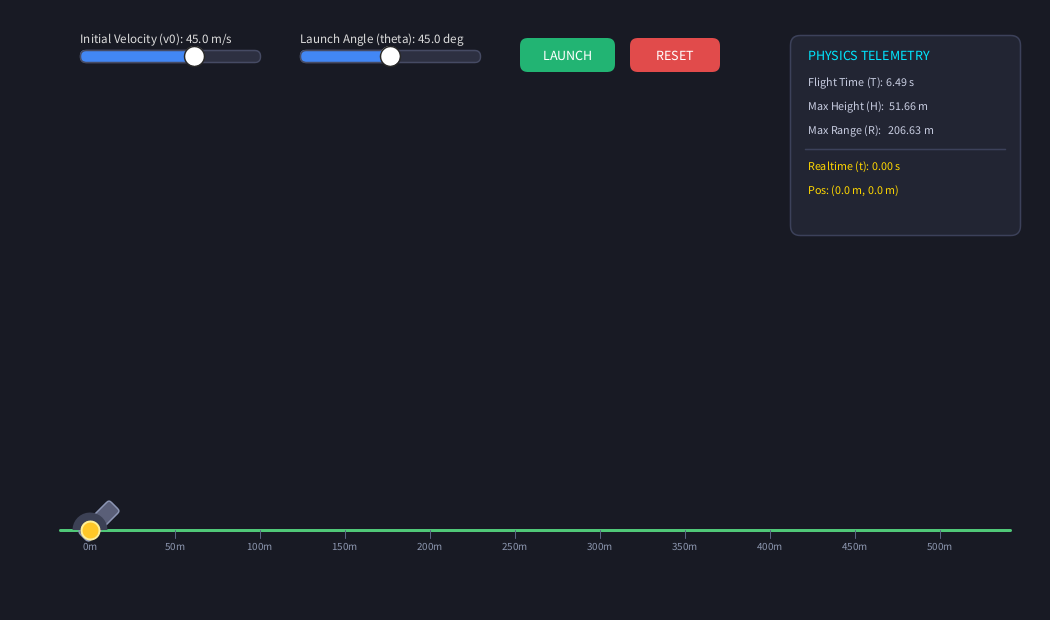
Frame 1 (no input)
Frame 60 (the mouse pressed at the canvas centre just before this capture): identical to frame 1, image omitted
Frame 120 (the mouse held since frame 60 and released just before this capture): identical to frame 1, image omitted

The Processing sketch that drew this single still picture (run headless with seeded random() and noise(); from frame 60 on, the mouse is pressed at the canvas centre):

// Processing sketch: sketch_691012b
// ── sketch_691012b.pde
// ==============================================================================
// Project: Projectile Motion Simulator (Physics Interactive Animation)
// Mode: Processing (Java Mode)
// ==============================================================================

// --- ค่าคงที่และตัวแปรหลักทางฟิสิกส์ ---
float g = 9.8;           // ค่าความเร่งโน้มถ่วง (m/s^2)
float initial_velocity = 45.0; // ความเร็วต้น v0 (m/s)
float launch_angle = 45.0;     // มุมยิง theta (องศา)
float t = 0.0;                 // เวลาปัจจุบัน (s)
float dt = 0.035;              // delta t สำหรับการอัปเดตแต่ละเฟรม

float current_x = 0.0;
float current_y = 0.0;
boolean is_animating = false;
boolean is_finished = false;

// --- ผลลัพธ์การคำนวณ (Outputs) ---
float max_height = 0.0;
float max_range = 0.0;
float total_time = 0.0;

// --- รายการเก็บพิกัดสำหรับวาด Trajectory Line ---
ArrayList<Float> x_points = new ArrayList<Float>();
ArrayList<Float> y_points = new ArrayList<Float>();

// --- สเกลและพิกัดการแสดงผลบน Canvas ---
float origin_x = 90;
float origin_y = 530;
float scale_m = 1.7; // 1 เมตร = 1.7 พิกเซล

// --- ประกาศตัวแปร UI Controls ---
Slider slider_v;
Slider slider_angle;
Button btn_start;
Button btn_reset;


// --- คลาสจำลอง UI Controls (Slider & Button) ---
class Slider {
  float x, y, w, h;
  float min_v, max_v, val;
  String label, unit;
  boolean is_dragging = false;

  Slider(float x, float y, float w, float h, float min_v, float max_v, float default_v, String label, String unit) {
    this.x = x;
    this.y = y;
    this.w = w;
    this.h = h;
    this.min_v = min_v;
    this.max_v = max_v;
    this.val = default_v;
    this.label = label;
    this.unit = unit;
  }

  void display() {
    // แถบพื้นหลัง
    fill(45, 48, 65);
    stroke(70, 75, 100);
    strokeWeight(1.5);
    rect(x, y, w, h, 6);

    // แถบความคืบหน้า
    float fill_w = map(val, min_v, max_v, 0, w);
    fill(66, 135, 245);
    rect(x, y, fill_w, h, 6);

    // ปุ่มเลื่อน (Knob)
    fill(255);
    stroke(40);
    ellipse(x + fill_w, y + h / 2.0, h + 8, h + 8);

    // ข้อความระบุค่า
    fill(220);
    textAlign(LEFT, CENTER);
    textSize(13);
    text(label + ": " + nf(val, 0, 1) + " " + unit, x, y - 12);
  }

  boolean is_hover() {
    return (mouseX >= x - 10 && mouseX <= x + w + 10 &&
            mouseY >= y - 10 && mouseY <= y + h + 10);
  }

  float update() {
    if (is_dragging) {
      float ratio = constrain((mouseX - x) / w, 0.0, 1.0);
      val = min_v + ratio * (max_v - min_v);
    }
    return val;
  }
}


class Button {
  float x, y, w, h;
  String label;
  color bg_color;

  Button(float x, float y, float w, float h, String label, color bg_color) {
    this.x = x;
    this.y = y;
    this.w = w;
    this.h = h;
    this.label = label;
    this.bg_color = bg_color;
  }

  void display() {
    if (is_hover()) {
      fill(red(bg_color) + 25, green(bg_color) + 25, blue(bg_color) + 25);
    } else {
      fill(bg_color);
    }
    noStroke();
    rect(x, y, w, h, 8);

    fill(255);
    textAlign(CENTER, CENTER);
    textSize(14);
    text(label, x + w / 2.0, y + h / 2.0);
  }

  boolean is_hover() {
    return (mouseX >= x && mouseX <= x + w &&
            mouseY >= y && mouseY <= y + h);
  }
}


// --- ฟังก์ชันคำนวณทางฟิสิกส์ ---
PVector calculate_position(float v0, float angle, float time_val) {
  float rad = radians(angle);
  float vx = v0 * cos(rad);
  float vy = v0 * sin(rad);
  float x = vx * time_val;
  float y = (vy * time_val) - (0.5 * g * (time_val * time_val));
  return new PVector(x, y);
}

void calculate_theoretical_stats() {
  float rad = radians(launch_angle);
  float v_y = initial_velocity * sin(rad);

  total_time = (2.0 * v_y) / g;
  max_height = (v_y * v_y) / (2.0 * g);
  max_range = (initial_velocity * initial_velocity * sin(2.0 * rad)) / g;
}

void reset_simulation() {
  t = 0.0;
  current_x = 0.0;
  current_y = 0.0;
  is_animating = false;
  is_finished = false;
  x_points.clear();
  y_points.clear();
  x_points.add(0.0);
  y_points.add(0.0);
}

void update_animation() {
  if (launch_angle <= 0) {
    current_x = 0.0;
    current_y = 0.0;
    is_animating = false;
    is_finished = true;
    return;
  }

  t += dt;
  PVector pos = calculate_position(initial_velocity, launch_angle, t);

  if (pos.y <= 0) {
    current_y = 0.0;
    current_x = initial_velocity * cos(radians(launch_angle)) * total_time;
    is_animating = false;
    is_finished = true;
  } else {
    current_x = pos.x;
    current_y = pos.y;
  }

  x_points.add(current_x);
  y_points.add(current_y);
}


// --- ส่วนประมวลผลหลักของ Processing ---
void setup() {
  size(1050, 620);
  frameRate(60);

  slider_v = new Slider(80, 50, 180, 12, 10.0, 65.0, initial_velocity, "Initial Velocity (v0)", "m/s");
  slider_angle = new Slider(300, 50, 180, 12, 0.0, 90.0, launch_angle, "Launch Angle (theta)", "deg");
  btn_start = new Button(520, 38, 95, 34, "LAUNCH", color(0x22, 0xB4, 0x73));
  btn_reset = new Button(630, 38, 90, 34, "RESET", color(0xE1, 0x4B, 0x4B));

  reset_simulation();
  calculate_theoretical_stats();
}

void draw() {
  background(24, 26, 36);

  draw_environment();

  if (is_animating) {
    update_animation();
  }

  draw_trajectory();
  draw_cannon();
  draw_projectile();
  draw_ui();
}


// --- ฟังก์ชันการแสดงผลกราฟิก ---
void draw_environment() {
  stroke(80, 200, 120);
  strokeWeight(3);
  line(origin_x - 30, origin_y, width - 40, origin_y);

  fill(140, 150, 175);
  textSize(11);
  textAlign(CENTER, TOP);
  for (int m = 0; m < 550; m += 50) {
    float px = origin_x + m * scale_m;
    if (px < width - 40) {
      stroke(90, 100, 130);
      strokeWeight(1);
      line(px, origin_y, px, origin_y + 8);
      text(m + "m", px, origin_y + 12);
    }
  }
}

void draw_trajectory() {
  if (x_points.size() > 1) {
    noFill();
    stroke(0, 230, 255, 180);
    strokeWeight(2.5);
    beginShape();
    for (int i = 0; i < x_points.size(); i++) {
      float px = origin_x + (x_points.get(i) * scale_m);
      float py = origin_y - (y_points.get(i) * scale_m);
      vertex(px, py);
    }
    endShape();
  }
}

void draw_cannon() {
  pushMatrix();
  translate(origin_x, origin_y);
  rotate(-radians(launch_angle));
  fill(90, 95, 120);
  stroke(140, 150, 180);
  strokeWeight(1.5);
  rect(-10, -8, 45, 16, 4);
  popMatrix();

  fill(60, 65, 85);
  noStroke();
  arc(origin_x, origin_y, 35, 35, PI, TWO_PI);
}

void draw_projectile() {
  float px = origin_x + (current_x * scale_m);
  float py = origin_y - (current_y * scale_m);

  noStroke();
  fill(0, 0, 0, 70);
  ellipse(px, origin_y + 4, 16, 6);

  fill(255, 200, 40);
  stroke(255, 240, 150);
  strokeWeight(2);
  ellipse(px, py, 18, 18);

  if (is_animating) {
    float rad = radians(launch_angle);
    float vx = initial_velocity * cos(rad);
    float vy = initial_velocity * sin(rad) - (g * t);

    stroke(40, 240, 120);
    strokeWeight(2);
    line(px, py, px + vx * 0.8, py);

    stroke(255, 75, 130);
    line(px, py, px, py - vy * 0.8);
  }
}

void draw_ui() {
  slider_v.display();
  slider_angle.display();
  btn_start.display();
  btn_reset.display();

  float panel_x = width - 260;
  float panel_y = 35;
  fill(35, 38, 52, 230);
  stroke(60, 65, 90);
  strokeWeight(1.5);
  rect(panel_x, panel_y, 230, 200, 10);

  fill(0, 230, 255);
  textAlign(LEFT, TOP);
  textSize(14);
  text("PHYSICS TELEMETRY", panel_x + 18, panel_y + 15);

  fill(200, 205, 225);
  textSize(12);
  float line_h = 24;
  float y_off = panel_y + 42;

  text("Flight Time (T): " + nf(total_time, 0, 2) + " s", panel_x + 18, y_off);
  text("Max Height (H):  " + nf(max_height, 0, 2) + " m", panel_x + 18, y_off + line_h);
  text("Max Range (R):   " + nf(max_range, 0, 2) + " m", panel_x + 18, y_off + line_h * 2);

  stroke(60, 65, 90);
  line(panel_x + 15, y_off + line_h * 3, panel_x + 215, y_off + line_h * 3);

  fill(255, 215, 0);
  text("Realtime (t): " + nf(t, 0, 2) + " s", panel_x + 18, y_off + line_h * 3.5);
  text("Pos: (" + nf(current_x, 0, 1) + " m, " + nf(current_y, 0, 1) + " m)", panel_x + 18, y_off + line_h * 4.5);

  if (is_finished) {
    fill(40, 240, 120);
    textAlign(CENTER);
    textSize(15);
    text("TARGET REACHED", panel_x + 115, y_off + line_h * 5.7);
  }
}


// --- การจัดการ Event เมาส์ ---
void mousePressed() {
  if (btn_start.is_hover() && !is_animating) {
    reset_simulation();
    calculate_theoretical_stats();
    is_animating = true;
  } else if (btn_reset.is_hover()) {
    reset_simulation();
  }

  // ตรวจสอบการคลิกแยกสไลเดอร์
  if (slider_v.is_hover()) {
    slider_v.is_dragging = true;
    mouseDragged();
  } else if (slider_angle.is_hover()) {
    slider_angle.is_dragging = true;
    mouseDragged();
  }
}

void mouseDragged() {
  if (slider_v.is_dragging && !is_animating) {
    initial_velocity = slider_v.update();
    calculate_theoretical_stats();
  }
  if (slider_angle.is_dragging && !is_animating) {
    launch_angle = slider_angle.update();
    calculate_theoretical_stats();
  }
}

void mouseReleased() {
  slider_v.is_dragging = false;
  slider_angle.is_dragging = false;
}
